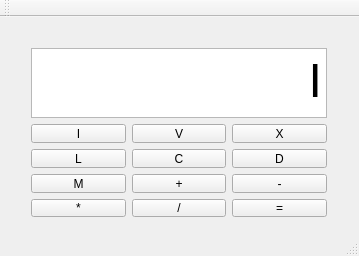
<?xml version="1.0" encoding="UTF-8"?>
<ui version="4.0">
 <class>RomanNumeralsCalculatorClass</class>
 <widget class="QMainWindow" name="RomanNumeralsCalculatorClass">
  <property name="geometry">
   <rect>
    <x>0</x>
    <y>0</y>
    <width>359</width>
    <height>256</height>
   </rect>
  </property>
  <property name="sizePolicy">
   <sizepolicy hsizetype="Fixed" vsizetype="Fixed">
    <horstretch>0</horstretch>
    <verstretch>0</verstretch>
   </sizepolicy>
  </property>
  <property name="windowTitle">
   <string>Roman Calculator</string>
  </property>
  <widget class="QWidget" name="centralWidget">
   <widget class="QWidget" name="verticalLayoutWidget">
    <property name="geometry">
     <rect>
      <x>20</x>
      <y>20</y>
      <width>318</width>
      <height>191</height>
     </rect>
    </property>
    <layout class="QVBoxLayout" name="verticalLayout">
     <item>
      <widget class="QTextEdit" name="Display">
       <property name="readOnly">
        <bool>true</bool>
       </property>
       <property name="html">
        <string>&lt;!DOCTYPE HTML PUBLIC &quot;-//W3C//DTD HTML 4.0//EN&quot; &quot;http://www.w3.org/TR/REC-html40/strict.dtd&quot;&gt;
&lt;html&gt;&lt;head&gt;&lt;meta name=&quot;qrichtext&quot; content=&quot;1&quot; /&gt;&lt;style type=&quot;text/css&quot;&gt;
p, li { white-space: pre-wrap; }
&lt;/style&gt;&lt;/head&gt;&lt;body style=&quot; font-family:'MS Shell Dlg 2'; font-size:8.25pt; font-weight:400; font-style:normal;&quot;&gt;
&lt;p align=&quot;right&quot; style=&quot; margin-top:0px; margin-bottom:0px; margin-left:0px; margin-right:0px; -qt-block-indent:0; text-indent:0px;&quot;&gt;&lt;span style=&quot; font-size:36pt;&quot;&gt;I&lt;/span&gt;&lt;/p&gt;&lt;/body&gt;&lt;/html&gt;</string>
       </property>
       <property name="overwriteMode">
        <bool>true</bool>
       </property>
      </widget>
     </item>
     <item>
      <layout class="QGridLayout" name="gridLayout">
       <item row="0" column="0">
        <widget class="QPushButton" name="IButton">
         <property name="text">
          <string>I</string>
         </property>
        </widget>
       </item>
       <item row="1" column="2">
        <widget class="QPushButton" name="DButton">
         <property name="text">
          <string>D</string>
         </property>
        </widget>
       </item>
       <item row="2" column="0">
        <widget class="QPushButton" name="MButton">
         <property name="text">
          <string>M</string>
         </property>
        </widget>
       </item>
       <item row="1" column="1">
        <widget class="QPushButton" name="CButton">
         <property name="text">
          <string>C</string>
         </property>
        </widget>
       </item>
       <item row="1" column="0">
        <widget class="QPushButton" name="LButton">
         <property name="text">
          <string>L</string>
         </property>
        </widget>
       </item>
       <item row="0" column="2">
        <widget class="QPushButton" name="XButton">
         <property name="text">
          <string>X</string>
         </property>
        </widget>
       </item>
       <item row="2" column="1">
        <widget class="QPushButton" name="PlusButton">
         <property name="text">
          <string>+</string>
         </property>
        </widget>
       </item>
       <item row="2" column="2">
        <widget class="QPushButton" name="MinusButton">
         <property name="text">
          <string>-</string>
         </property>
        </widget>
       </item>
       <item row="3" column="0">
        <widget class="QPushButton" name="MultiplyButton">
         <property name="text">
          <string>*</string>
         </property>
        </widget>
       </item>
       <item row="3" column="1">
        <widget class="QPushButton" name="DevideButton">
         <property name="text">
          <string>/</string>
         </property>
        </widget>
       </item>
       <item row="3" column="2">
        <widget class="QPushButton" name="EqualsButton">
         <property name="text">
          <string>=</string>
         </property>
        </widget>
       </item>
       <item row="0" column="1">
        <widget class="QPushButton" name="VButton">
         <property name="text">
          <string>V</string>
         </property>
        </widget>
       </item>
      </layout>
     </item>
    </layout>
   </widget>
  </widget>
  <widget class="QMenuBar" name="menuBar">
   <property name="geometry">
    <rect>
     <x>0</x>
     <y>0</y>
     <width>359</width>
     <height>21</height>
    </rect>
   </property>
  </widget>
  <widget class="QToolBar" name="mainToolBar">
   <attribute name="toolBarArea">
    <enum>TopToolBarArea</enum>
   </attribute>
   <attribute name="toolBarBreak">
    <bool>false</bool>
   </attribute>
  </widget>
  <widget class="QStatusBar" name="statusBar"/>
 </widget>
 <layoutdefault spacing="6" margin="11"/>
 <tabstops>
  <tabstop>IButton</tabstop>
  <tabstop>VButton</tabstop>
  <tabstop>XButton</tabstop>
  <tabstop>LButton</tabstop>
  <tabstop>CButton</tabstop>
  <tabstop>DButton</tabstop>
  <tabstop>MButton</tabstop>
  <tabstop>PlusButton</tabstop>
  <tabstop>MinusButton</tabstop>
  <tabstop>MultiplyButton</tabstop>
  <tabstop>DevideButton</tabstop>
  <tabstop>EqualsButton</tabstop>
 </tabstops>
 <resources>
  <include location="RomanNumeralsCalculator.qrc"/>
 </resources>
 <connections/>
 <slots>
  <signal>digitClicked()</signal>
 </slots>
</ui>
